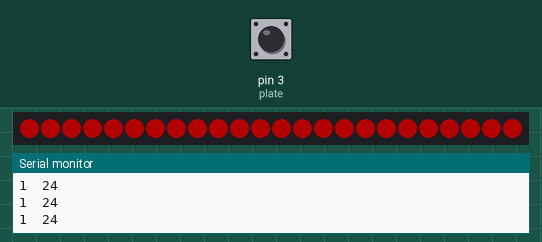
Simulated run of this sketch. Board: Arduino Uno, built with avr-gcc and run on an emulated ATmega328P. Parts: 24 RGB LEDs in strip order, left to right, the last lines printed to the serial monitor. The inputs (shaded band) are chosen by the test bench; at power-on: pin 3 (plate) HIGH. Dim RGB values are drawn brighter than linear. At 12.0 s the program stops and its outputs stay as they are.

Above: at 3.6 s.
3.7 s: pin 3 (plate) pulled LOW for 3.2 s
At 7.7 s:
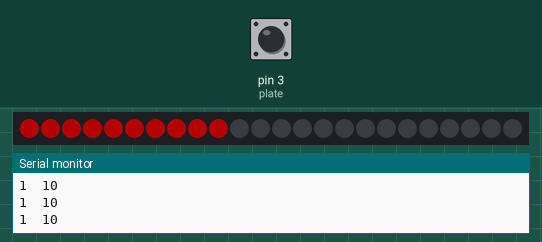
8.4 s: pin 3 (plate) pulled LOW for 3.2 s
At 10.9 s:
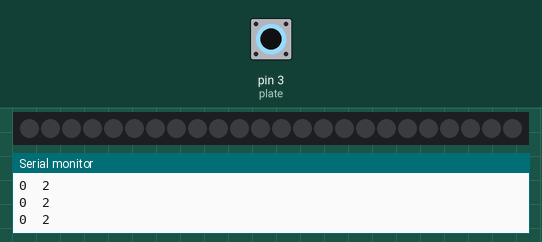
At 12.4 s:
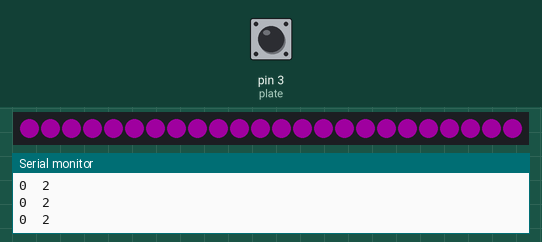
Timing chart, 0 to 13.5 s (numbered marks = the images above; inputs shaded):
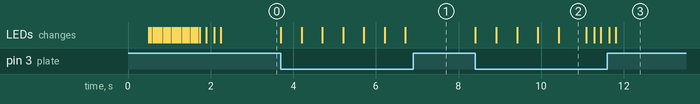

The sketch:

v0.2_base.ino
```cpp
#include <FastLED.h>

#define NUM_LEDS 24
#define DATA_PIN 4

#define BRIGHTNESS  64
#define plate 3


CRGB leds[NUM_LEDS];
int score = 24;
unsigned long plate_debounce = millis();
char team = 'B';//A->蓝队 B->红队

void setup() {
  Serial.begin(9600);
  pinMode(plate, INPUT_PULLUP);
  FastLED.addLeds<NEOPIXEL, DATA_PIN>(leds, NUM_LEDS);
  FastLED.setBrightness(  BRIGHTNESS );
  ledAnimation();
}

void loop() {
  Serial.print(digitalRead(plate));
  Serial.print("  ");
  Serial.println(score);
  if(!digitalRead(plate) && millis()-plate_debounce >500){
    plate_debounce = millis();
    if(score>0)  {
      score-=2;
    }
    if(score==0){
      lightUp();
      FastLED.show();
      delay(500);
      score=NUM_LEDS;
      gameOver();
    }
  }

  lightUp();
  FastLED.show();

}

int lightUp(){
  clearLed();
  for(int i=0;i<score ;i++){
    if(team == 'A'){
      leds[i] = CRGB::Blue;
    }else if(team == 'B'){
      leds[i] = CRGB::Red;
    }
  }
}


void clearLed(){
  for(int i=0;i<NUM_LEDS;i++){
    leds[i] = CRGB::Black;
  }

}

void ledAnimation(){
  clearLed();
  FastLED.show();
  delay(500);
  for(int i=0;i<NUM_LEDS ;i++){
    if(team == 'A'){
      leds[i] = CRGB::Blue;
    }else if(team == 'B'){
      leds[i] = CRGB::Red;
    }
    FastLED.show();
    delay(50);
  }

  for(int i=0;i<2;i++){
    clearLed();
    FastLED.show();
    delay(100);
    for(int i=0;i<NUM_LEDS ;i++){
      if(team == 'A'){
        leds[i] = CRGB::Blue;
      }else if(team == 'B'){
        leds[i] = CRGB::Red;
      }
      FastLED.show();
    }
    delay(200);
  }
}

void gameOver(){
  for(int i=0;i<3;i++){
    clearLed();
    FastLED.show();
    delay(100);
    for(int i=0;i<NUM_LEDS ;i++){
      leds[i] = CRGB::Purple;
      FastLED.show();
    }
    delay(200);
  }
  while(1){}
}
```

Measured:
- after the input at 3.7 s, the LEDs: first change at once (image 1 shows a later state)
- after the input at 8.4 s, the LEDs: first change at once (image 2 shows a later state)
- what the display in image 2 shows lasts 0.7 s, from 10.4 s to 11.1 s
